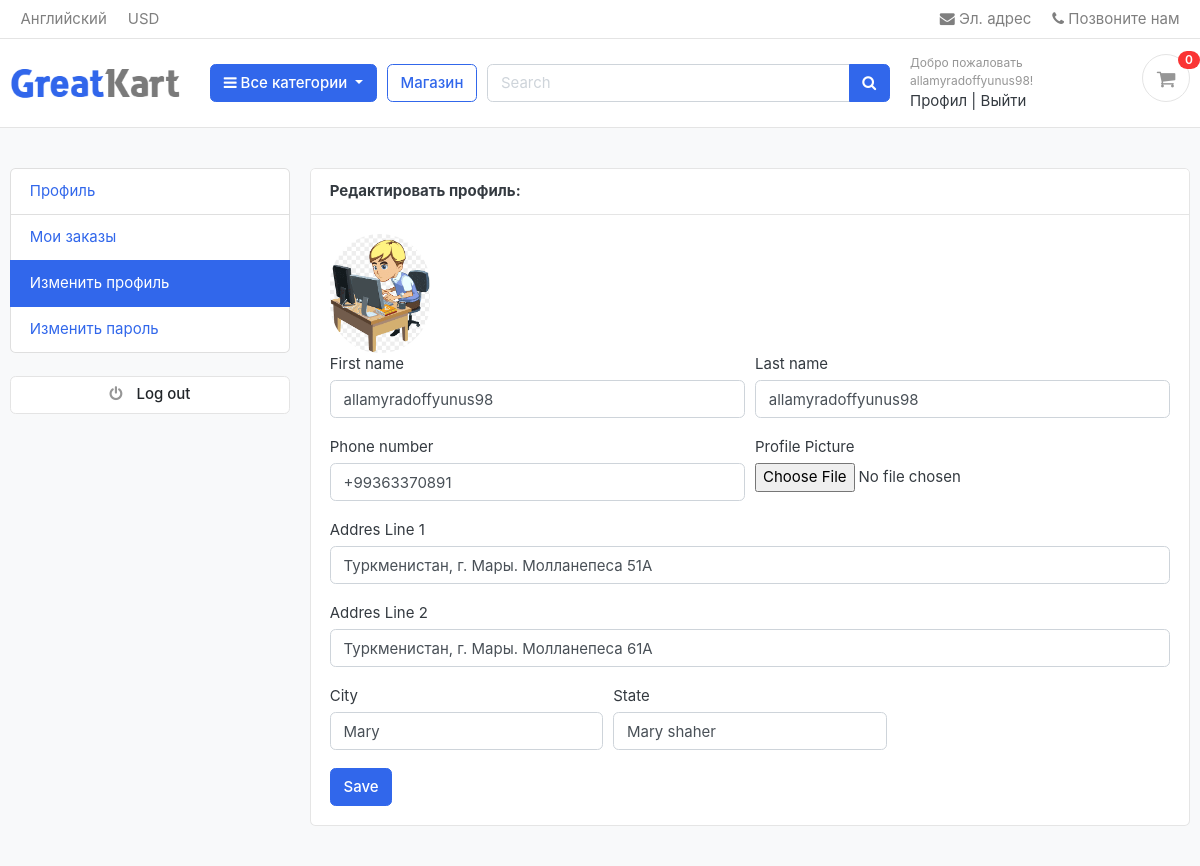
The page /accounts/edit_profile/ (signed in) on the database its author committed.
### accounts/models.py (models this page shows, shortened)
class Account(AbstractBaseUser):
    first_name = models.CharField(max_length=50)
    last_name = models.CharField(max_length=50)
    username = models.CharField(max_length=50, unique=True)
    email = models.EmailField(max_length=100, unique=True)
    phone_number = models.CharField(max_length=50)
    date_joined = models.DateTimeField(auto_now_add=True)
    last_login = models.DateTimeField(auto_now_add=True)
    is_admin = models.BooleanField(default=False)
    is_staff = models.BooleanField(default=False)
    is_active = models.BooleanField(default=False)
    is_superadmin = models.BooleanField(default=False)
    USERNAME_FIELD = 'email'
    REQUIRED_FIELDS = ['username', 'first_name', 'last_name']
    objects = MyAccountManager()

class UserProfile(models.Model):
    user = models.OneToOneField(Account, on_delete=models.CASCADE)
    address_line_1 = models.CharField(max_length=100, blank=True)
    address_line_2 = models.CharField(max_length=100, blank=True)
    profile_avatar = models.ImageField(upload_to='userprofile/', blank=True)
    city = models.CharField(max_length=20, blank=True)
    state = models.CharField(max_length=20, blank=True)

### accounts/views.py (the view)
# urls.py: path('edit_profile/', edit_profile, name="edit_profile"),
@login_required(login_url='login')
def edit_profile(request):
    userprofile = get_object_or_404(UserProfile, user=request.user)
    if request.method == "POST":
        user_form = UserForm(request.POST, instance=request.user)
        profile_form = UserProfileForm(request.POST, request.FILES, instance=userprofile)
        if user_form.is_valid() and profile_form.is_valid():
            user_form.save()
            profile_form.save()
            messages.success(request, 'Ваш профиль был обновлен')
            return redirect('edit_profile')
    else:
        user_form = UserForm(instance=request.user)
        profile_form = UserProfileForm(instance=userprofile)
    context = {
        'user_form':user_form,
        'profile_form':profile_form,
        'userprofile':userprofile
    }
    return render(request, 'accounts/edit_profile.html', context)

### accounts/forms.py
class UserForm(forms.ModelForm):
    first_name = forms.CharField(widget=forms.TextInput(attrs={
        'placeholder': 'Напишите имя',
        'class': 'form-control'
    }))
    last_name = forms.CharField(widget=forms.TextInput(attrs={
        'placeholder': 'Напишите фамилаю',
        'class': 'form-control'
    }))
    phone_number = forms.CharField(widget=forms.TextInput(attrs={
        'placeholder': 'Напишите телефон',
        'class': 'form-control'
    }))
    class Meta:
        model=Account
        fields =['first_name', 'last_name', 'phone_number']

class UserProfileForm(forms.ModelForm):
    address_line_1 = forms.CharField(widget=forms.TextInput(attrs={
        'placeholder': 'Напишите имя',
        'class': 'form-control'
    }))
    address_line_2 = forms.CharField(widget=forms.TextInput(attrs={
        'placeholder': 'Напишите фамилаю',
        'class': 'form-control'
    }))
    city = forms.CharField(widget=forms.TextInput(attrs={
        'placeholder': 'Напишите телефон',
        'class': 'form-control'
    }))
    state = forms.CharField(widget=forms.TextInput(attrs={
        'placeholder': 'Напишите фамилаю',
        'class': 'form-control'
    }))
    profile_avatar = forms.ImageField(required=False, error_messages= {'invalid':("image file only")}, widget=forms.FileInput)
    class Meta:
        model=UserProfile
        fields=('address_line_1', 'address_line_2',
                'city', 'state', 'profile_avatar')

### carts/context_processors.py (called while the page is built)
def counter(request):
    cart_count = 0
    if 'admin' in request.path:
        return {}
    else:
        try:
            cart = Cart.objects.filter(cart_id=_cart_id(request))
            if request.user.is_authenticated:
                cart_items = CartItem.objects.all().filter(user=request.user)
            else:
                cart_items = CartItem.objects.all().filter(cart=cart[:1])
            for cart_item in cart_items:
                cart_count += cart_item.quantity
        except Cart.DoesNotExist:
            cart_count = 0
    return dict(cart_count=cart_count)

### carts/views.py (called while the page is built)
def _cart_id(request):
    cart = request.session.session_key
    if not cart:
        cart = request.session.create()
    return cart

### templates/accounts/edit_profile.html (shortened to what this page needs)
{% extends 'base.html' %}
{% load static %}
{% block content %}
<section class="section-conten padding-y bg">
    <div class="container">
        <div class="row">
            {% include 'include/dashboard_sidebar.html' %}
            <main class="col-md-9">
                <article class="card">
                    <header class="card-header">
                        <strong class="d-inline-block mr-3">Редактировать профиль:</strong>
                    </header>
                    <div class="card-body">
                        <div>
                            <img src="{{userprofile.profile_avatar.url}}" alt="" width="100", style="border-radius: 50px;">
                        </div>
                        <div class="row">
                            <div class="col-md-12">
                               <form action="{% url 'edit_profile' %}" method="POST">
                                <div class="form-row">
                                    <div class="form-group col-md-6">
                                        <label >First name</label>
                                        {{user_form.first_name}}
                                    </div>
                                    <div class="form-group col-md-6">
                                        <label >Last name</label>
                                        {{user_form.last_name}}
                                    </div>
                                </div>
                                <div class="form-row">
                                    <div class="form-group col-md-6">
                                        <label >Phone number</label>
                                        {{user_form.phone_number}}
                                    </div>
                                    <div class="form-group col-md-6">
                                        <label >Profile Picture</label>
                                        {{profile_form.profile_avatar}}
                                    </div>
                                </div>
                                <div class="form-group">
                                    <label for=""> Addres Line 1</label>
                                    {{profile_form.address_line_1}}
                                </div>
                                <div class="form-group">
                                    <label for=""> Addres Line 2</label>
                                    {{profile_form.address_line_2}}
                                </div>
                                <div class="form-row">
                                    <div class="form-group col-md-4">
                                        <label >City</label>
                                        {{profile_form.city}}
                                    </div>
                                    <div class="form-group col-md-4">
                                        <label >State</label>
                                        {{profile_form.state}}
                                    </div>
                                </div>
                                <button type="submit" class="btn btn-primary">Save</button>
                               </form>
                            </div>
                        </div>
                    </div>
        </div>
    </div>
</section>
{% endblock %}

### templates/include/header.html (shortened to what this page needs)
{%load static %}
<header class="section-header">
    <nav class="navbar p-md-0 navbar-expand-sm navbar-light border-bottom">
        <div class="container">
            <div class="collapse navbar-collapse" id="navbarTop4">
                <ul class="navbar-nav mr-auto">
                    <li class="nav-item dropdown">
                        <a href="#" class="nav-link">
                            Английский </a>
                    </li>
                    <li class="nav-item dropdown">
                        <a href="#" class="nav-link"> USD </a>
                    </li>
                </ul>
                <ul class="navbar-nav">
                    <li><a href="#" class="nav-link"> <i class="fa fa-envelope"></i> Эл. адрес </a></li>
                    <li><a href="#" class="nav-link"> <i class="fa fa-phone"></i>
                            Позвоните нам </a></li>
                </ul>
            </div>
        </div>
    </nav>
    <section class="header-main border-bottom">
        <div class="container">
            <div class="row align-items-center">
                <div class="col-lg-2 col-md-3 col-6">
                    <a href="/" class="brand-wrap">
                        <img class="logo" src="{% static './images/logo.png' %}">
                    </a>
                </div>
                <div class="col-lg col-sm col-md col-6 flex-grow-0">
                    <div class="category-wrap dropdown d-inline-block float-right">
                        <button type="button" class="btn btn-primary dropdown-toggle" data-toggle="dropdown">
                            <i class="fa fa-bars"></i>
                            Все категории
                        </button>
                    </div>
                </div>
                <a href="{% url 'store' %}" class="btn btn-outline-primary">Магазин</a>
                <div class="col-lg  col-md-6 col-sm-12 col">
                    <form action="{% url 'search' %}" class="search" method="GET">
                        <div class="input-group w-100">
                            <input type="text" class="form-control" style="width:60%;" placeholder="Search"
                                name="keyword">
                            <div class="input-group-append">
                                <button class="btn btn-primary" type="submit">
                                    <i class="fa fa-search"></i>
                                </button>
                            </div>
                        </div>
                    </form>
                </div>
                <div class="col-lg-3 col-sm-6 col-8 order-2 order-lg-3">
                    <div class="d-flex justify-content-end mb-3 mb-lg-0">
                        {% if user.id is None %}
                        <div class="widget-header">
                            <small class="title text-muted">Добро пожаловать!</small>
                            <div>
                                <a href="{% url 'login' %}">
                                    Войти</a> <span class="dark-transp"> | </span>
                                <a href="{% url 'register' %}"> Регистрация</a>
                            </div>
                        </div>
                        {% else %}
                        <div class="widget-header">
                            <small class="title text-muted">Добро пожаловать {{user.first_name}}!</small>
                            <div>
                                <a href="{% url 'dashboard' %}">
                                    Профил</a> <span class="dark-transp"> | </span>
                                <a href="{% url 'logout' %}"> Выйти</a>
                            </div>
                        </div>
                        {% endif %}
                        <a href="{% url 'cart'  %}" class="widget-header pl-3 ml-3">
                            <div class="icon icon-sm rounded-circle border"><i class="fa fa-shopping-cart"></i>
                            </div>
                            <span class="badge badge-pill badge-danger notify">{{cart_count}}</span>
                        </a>
                    </div>
                </div>
            </div>
        </div>
    </section>
</header>

### static/css/ui.css (style rules this page uses)
html { font-family: "Inter", sans-serif; font-size: 15px; }
.icon-xs, .icon-sm, .icon-md, .icon-lg { display: inline-block; text-align: center; flex-shrink: 0; flex-grow: 0; }
.icon-sm { width: 48px; height: 48px; line-height: 48px !important; font-size: 20px; }
.padding-y { padding-top: 40px; padding-bottom: 40px; }
article:after, .form-group:after { display: block; clear: both; content: ""; }
.bg { background-color: #f8f9fa; }
.header-main { position: relative; padding-top: 1rem; padding-bottom: 1rem; }
.brand-wrap .logo, .navbar-brand .logo { margin-right: 7px; max-height: 42px; display: inline-block; }
.widget-header { display: inline-block; vertical-align: middle; position: relative; }
.widget-header a { color: #343a40; }
.widget-header i { color: #969696; }
.widget-header .title { display: block; }
.widget-header .notify { position: absolute; top: -3px; right: -10px; }
.notify { position: absolute; top: -4px; right: -10px; display: inline-block; padding: 0.25em 0.6em; font-size: 12px; line-height: 1; text-align: center; border-radius: 3rem; color: #fff; background-color: #fa3434; }

### rows shown on the page
Account: first_name "allamyradoffyunus98", last_name "allamyradoffyunus98", phone_number "+99363370891"
UserProfile: profile_avatar (picture), address_line_1 "Туркменистан, г. Мары. Молланепеса 51А", address_line_2 "Туркменистан, г. Мары. Молланепеса 61А", city "Mary", state "Mary shaher"

### other values the page prints
{{ cart_count }} "0"
